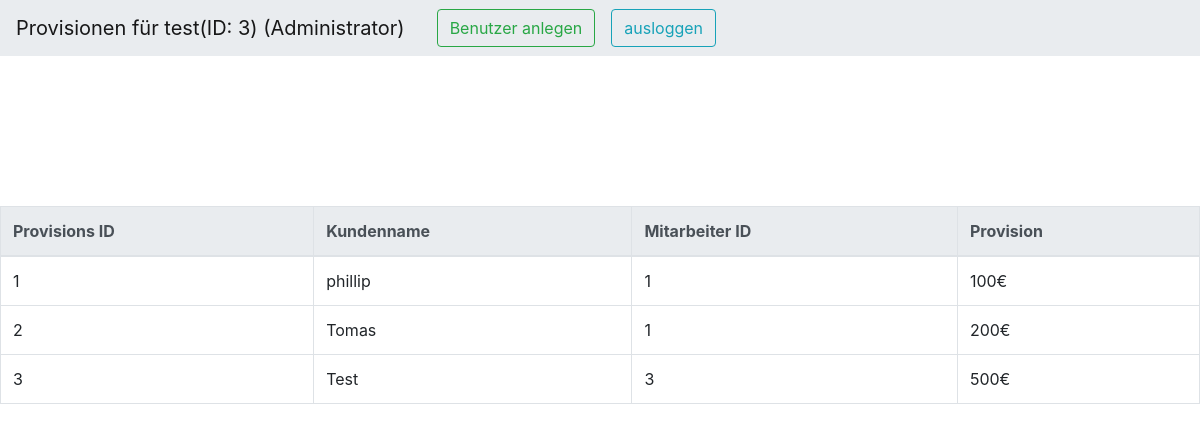
Before: /dashboard (signed in) with the older database file.
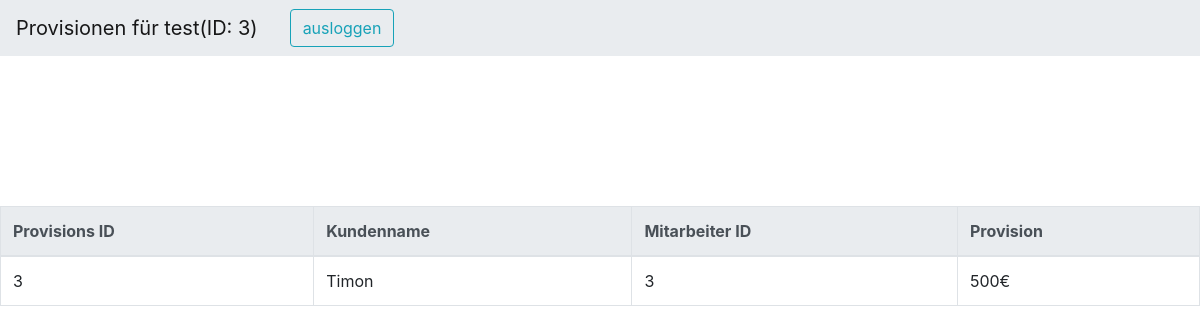
After: the same page with the newer database file.
### main.py (models this page shows, shortened)
class User(db.Model, UserMixin):
	id = db.Column(db.Integer, primary_key=True)
	username = db.Column(db.String(20), unique= True, nullable=False)
	user_email = db.Column(db.String(100), unique= True, nullable=False)
	password = db.Column(db.String(100), nullable=False)
	is_admin = db.Column(db.Boolean, unique=False, default=False)

class Provision(db.Model):
	prov_id = db.Column(db.Integer, primary_key=True)
	user_id = db.Column(db.Integer, nullable=False)
	value = db.Column(db.Integer, nullable=False)
	client_name = db.Column(db.String(20))

### main.py (the view)
@app.route("/dashboard", methods=["GET", "POST"])
def dashboard():
	if not current_user.is_authenticated:
		return redirect(url_for("login"))
	provisions = Provision.query.all()
	return render_template("dashboard.html", provisions=provisions, current_user=current_user)

### main.py (called while the page is built)
@login_manager.user_loader
def load_user(user_id):
	return User.query.get(int(user_id))

### templates/dashboard.html (shortened to what this page needs)
<!DOCTYPE html>
<html>
<head>
	<head>
	<link rel="stylesheet" href="https://cdn.jsdelivr.net/npm/bootstrap@4.5.3/dist/css/bootstrap.min.css">
</head>
<body>
<div class="table-div">
	  <nav class="navbar navbar-expand-lg navbar-light" style="background-color: #E9ECEF;">
        <a class="navbar-brand" href="#">Provisionen für {{ current_user.username }}(ID: {{ current_user.id }}){% if current_user.is_admin == 1 %} (Administrator) {% endif %}</a>
        <div class="collapse navbar-collapse" id="navbarSupportedContent">
        	{% if current_user.is_admin == 1 %}
          <form class="form-inline my-2 my-lg-0">
          <span class="p-2 bd-highlight"></span>
          <a class="btn btn-outline-success my-2 my-sm-0" type="submit" href="/admin_register">Benutzer anlegen</a>
          </form>
          {% endif %}
          <form class="form-inline my-2 my-lg-0">
          <span class="p-2 bd-highlight"></span>
          <a class="btn btn-outline-info my-2 my-sm-0" type="submit" href="/logout">ausloggen</a>
          </form>
        </div>
      </nav>
	<div style="padding-top: 150px"></div>
  <table class="table table-bordered">
  	<thead>
      <tr class="thead-light">
        <th scope="col">Provisions ID</th>
        <th scope="col">Kundenname</th>
        <th scope="col">Mitarbeiter ID</th>
        <th scope="col">Provision</th>
      </tr>
    </thead>
    <tbody id="table_body">
      {% for provision in provisions %}
      {% if provision.user_id == current_user.id or current_user.is_admin == 1 %}
      <tr>
        <td>{{ provision.prov_id }}</td>
        <td>{{ provision.client_name }}</td>
        <td>{{ provision.user_id }}</td>
        <td>{{ provision.value }}€</td>
      </tr>
      {% endif %}
      {% endfor %}
    </tbody>
  </table>
</div>
</body>
</html>

Changed rows visible on the page:
no longer on this page (row unchanged): Provision: prov_id "1", client_name "phillip", user_id "1", value "100"
no longer on this page (row unchanged): Provision: prov_id "2", client_name "Tomas", user_id "1", value "200"
changed User "test": is_admin True → False (drawn)
changed Provision id 3: client_name "Test" → "Timon"
Other visible differences:
text no longer shown: "(Administrator) Benutzer anlegen"
